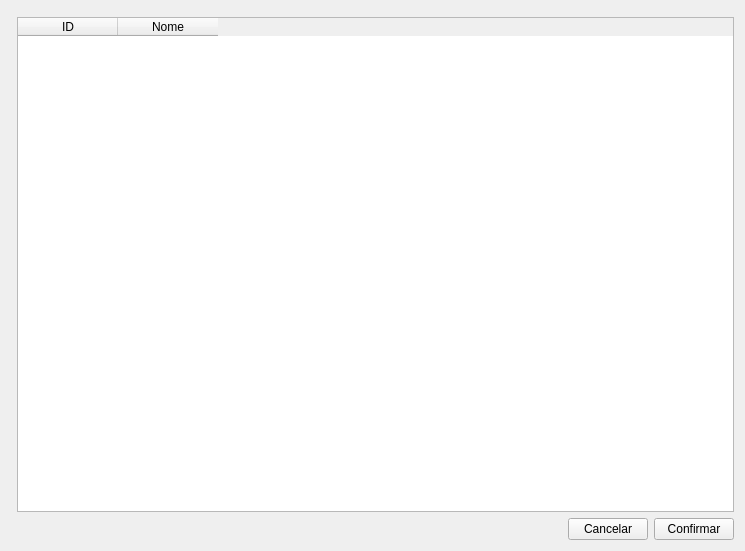
<?xml version="1.0" encoding="UTF-8"?>
<ui version="4.0">
 <class>btPesquisarFilial</class>
 <widget class="QWidget" name="btPesquisarFilial">
  <property name="geometry">
   <rect>
    <x>0</x>
    <y>0</y>
    <width>745</width>
    <height>551</height>
   </rect>
  </property>
  <property name="windowTitle">
   <string>Form</string>
  </property>
  <layout class="QGridLayout" name="gridLayout_4">
   <item row="0" column="0" rowspan="2" colspan="2">
    <widget class="QWidget" name="widget" native="true"/>
   </item>
   <item row="1" column="1">
    <layout class="QGridLayout" name="gridLayout_3">
     <item row="1" column="0">
      <layout class="QGridLayout" name="gridLayout_2">
       <item row="0" column="0">
        <spacer name="horizontalSpacer">
         <property name="orientation">
          <enum>Qt::Horizontal</enum>
         </property>
         <property name="sizeHint" stdset="0">
          <size>
           <width>40</width>
           <height>20</height>
          </size>
         </property>
        </spacer>
       </item>
       <item row="0" column="1">
        <layout class="QGridLayout" name="gridLayout">
         <item row="0" column="0">
          <widget class="QPushButton" name="pB_Cancelar">
           <property name="text">
            <string>Cancelar</string>
           </property>
          </widget>
         </item>
         <item row="0" column="1">
          <widget class="QPushButton" name="pB_Concluir">
           <property name="text">
            <string>Confirmar</string>
           </property>
          </widget>
         </item>
        </layout>
       </item>
      </layout>
     </item>
     <item row="0" column="0">
      <widget class="QTableWidget" name="tWSelecaoFIlial">
       <property name="editTriggers">
        <set>QAbstractItemView::NoEditTriggers</set>
       </property>
       <column>
        <property name="text">
         <string>ID</string>
        </property>
       </column>
       <column>
        <property name="text">
         <string>Nome</string>
        </property>
       </column>
      </widget>
     </item>
    </layout>
   </item>
  </layout>
 </widget>
 <resources/>
 <connections/>
</ui>
